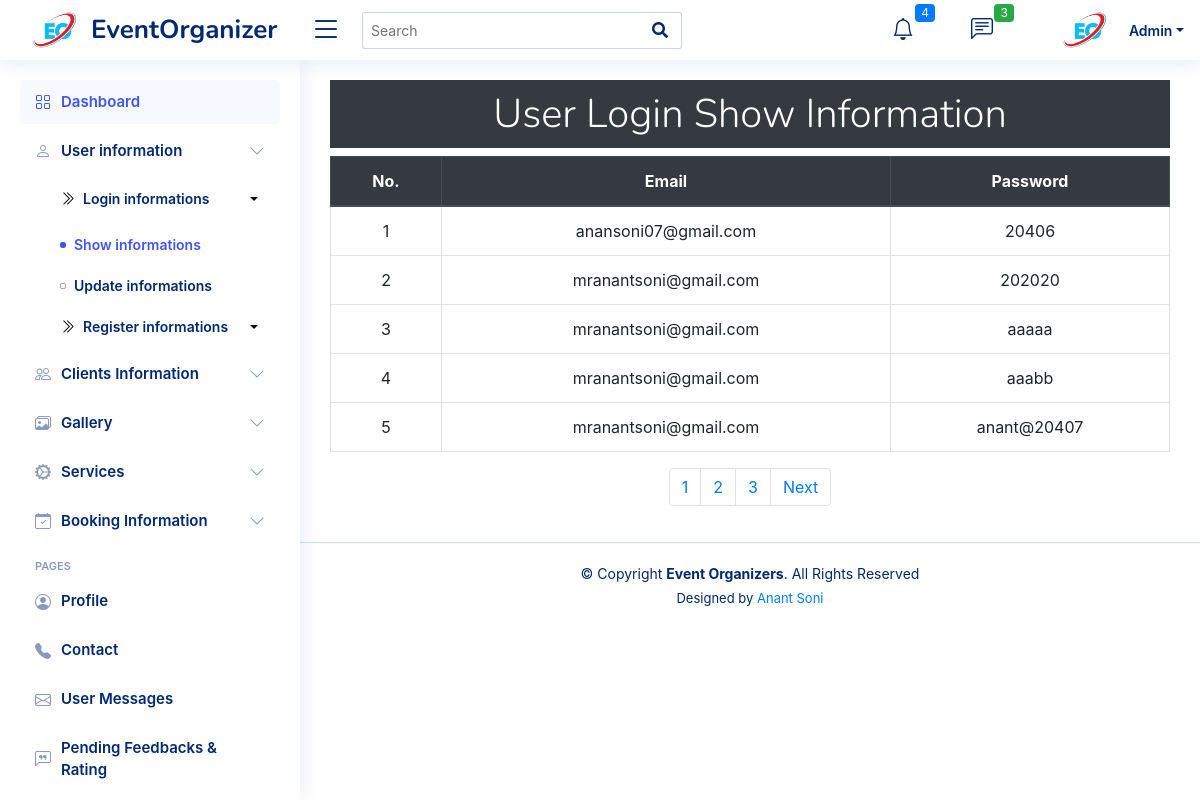
Page /Admin/user-login-show-info.php on the committed database.
### tables this page shows
CREATE TABLE `eu_login` (
  `u_id` int(11) NOT NULL,
  `u_email` varchar(30) NOT NULL,
  `u_password` varchar(30) NOT NULL
);

### Admin/user-login-show-info.php (the view, shortened to what this page needs)
<!DOCTYPE html>
<html lang="en">
<head>
  <link href="assets/vendor/bootstrap/css/bootstrap.min.css" rel="stylesheet">
  <link href="assets/vendor/bootstrap-icons/bootstrap-icons.css" rel="stylesheet">
  <link href="assets/vendor/boxicons/css/boxicons.min.css" rel="stylesheet">
  <link href="assets/vendor/quill/quill.snow.css" rel="stylesheet">
  <link href="assets/vendor/quill/quill.bubble.css" rel="stylesheet">
  <link href="assets/vendor/remixicon/remixicon.css" rel="stylesheet">
  <link href="assets/vendor/simple-datatables/style.css" rel="stylesheet">
  <link href="assets/css/style.css" rel="stylesheet">
    <link href="https://stackpath.bootstrapcdn.com/bootstrap/4.5.2/css/bootstrap.min.css" rel="stylesheet">
    <link rel="stylesheet" href="https://cdnjs.cloudflare.com/ajax/libs/font-awesome/5.15.3/css/all.min.css">
</head>
<body>
<header id="header" class="header fixed-top d-flex align-items-center">
  <div class="d-flex align-items-center justify-content-between">
    <a href="index.php" class="logo d-flex align-items-center">
      <img src="../images/eoc.png" alt="" style="max-height: 70px; margin-right: 1px;">
      <span class="d-none d-lg-block">EventOrganizer</span>
    </a>
    <i class="bi bi-list toggle-sidebar-btn"></i>
  </div>
  <div class="search-bar">
    <form class="search-form d-flex align-items-center" method="POST" action="#" id="searchForm">
      <input type="text" name="query" id="searchInput" placeholder="Search" title="Enter search keyword">
      <button type="submit" title="Search"><i class="fa fa-search"></i></button>
    </form>
  </div>
  <nav class="header-nav ms-auto">
    <ul class="d-flex align-items-center">
      <li class="nav-item dropdown">
        <a class="nav-link nav-icon" href="#" data-bs-toggle="dropdown">
          <i class="bi bi-bell"></i>
          <span class="badge bg-primary badge-number">4</span>
        </a>
      </li>
      <li class="nav-item dropdown">
        <a class="nav-link nav-icon" href="#" data-bs-toggle="dropdown">
          <i class="bi bi-chat-left-text"></i>
          <span class="badge bg-success badge-number">3</span>
        </a>
      </li>
      <li class="nav-item dropdown pe-3">
        <a class="nav-link nav-profile d-flex align-items-center pe-0" href="#" data-bs-toggle="dropdown">
          <img src="../images/eoc.png" alt="Profile" style="max-height: 70px; margin-right: 1px;" class="rounded-circle">
          <span class="d-none d-md-block dropdown-toggle ps-2">Admin</span>
        </a>
      </li>
    </ul>
  </nav>
</header>
  <aside id="sidebar" class="sidebar">
    <ul class="sidebar-nav" id="sidebar-nav">
      <li class="nav-item">
        <a class="nav-link " href="index.php">
          <i class="bi bi-grid"></i>
          <span>Dashboard</span>
        </a>
      </li>
     <ul class="nav flex-column">
            <li class="nav-item">
              <a class="nav-link collapsed" data-bs-toggle="collapse" href="#users-info" aria-expanded="false">
                  <i class="bi bi-person"></i><span>User information</span><i class="bi bi-chevron-down ms-auto"></i>
              </a>
              <ul id="users-info" class="nav-content collapse show" data-bs-parent=".sidebar-nav">
                <li>
                  <a class="nav-link collapsed" data-bs-toggle="collapse" href="#user-info-option1" aria-expanded="false">
                    <i class="bi bi-chevron-double-right" style="color:black; font-size: 15px;"></i><span>Login informations</span><i class="dropdown-toggle" style="color:black; padding-left: 40px; font-size: 15px;"></i>
                  </a>
                  <ul id="user-info-option1" class="nav-content collapse show">
                    <li>
                      <a href="user-login-show-info.php" class="active">
                        <i class="bi bi-circle"></i><span>Show informations</span>
                      </a>
                    </li>
                    <li>
                      <a href="user-login-update-info.php">
                        <i class="bi bi-circle"></i><span>Update informations</span>
                      </a>
                    </li>
                  </ul>
                </li>
                <li>
                  <a class="nav-link collapsed" data-bs-toggle="collapse" href="#user-info-option2" aria-expanded="false">
                    <i class="bi bi-chevron-double-right" style="color:black; font-size: 15px;"></i><span>Register informations</span><i class="dropdown-toggle" style="color:black; padding-left: 22px; font-size: 15px;"></i>
                  </a>
                </li>
              </ul>
            </li>
<li class="nav-item">
  <a class="nav-link collapsed" data-bs-toggle="collapse" href="#forms-nav">
  <i class="bi bi-people"></i><span>Clients Information</span><i class="bi bi-chevron-down ms-auto"></i>
</a>
</li>
      <li class="nav-item">
        <a class="nav-link collapsed" data-bs-target="#tables-nav" data-bs-toggle="collapse" href="#">
    <i class="bi bi-images"></i><span>Gallery</span><i class="bi bi-chevron-down ms-auto"></i>
</a>
      </li>
      <li class="nav-item">
        <a class="nav-link collapsed" data-bs-target="#charts-nav" data-bs-toggle="collapse" href="#">
  <i class="bi bi-gear-wide-connected"></i><span>Services</span><i class="bi bi-chevron-down ms-auto"></i>
</a>
      </li>
      <li class="nav-item">
  <a class="nav-link collapsed" data-bs-toggle="collapse" href="#booking-info-nav">
    <i class="bi bi-calendar-check"></i><span>Booking Information</span><i class="bi bi-chevron-down ms-auto"></i>
  </a>
</li>
         <li class="nav-heading">Pages</li>
      <li class="nav-item">
        <a class="nav-link collapsed" href="admin-profile.php">
  <i class="bi bi-person-circle"></i>
  <span>Profile</span>
</a>
      </li>
      <li class="nav-item">
        <a class="nav-link collapsed" href="admin-contact.php">
  <i class="bi bi-telephone-fill"></i>
  <span>Contact</span>
</a>
      </li>
      <li class="nav-item">
        <a class="nav-link collapsed" href="user-msg-info.php">
          <i class="bi bi-envelope"></i>
          <span>User Messages</span>
        </a>
      </li>
      <li class="nav-item">
        <a class="nav-link collapsed" href="pending_fdbk_and_rtng.php">
          <i class="bi bi-chat-left-quote"></i>
          <span>Pending Feedbacks & Rating</span>
        </a>
      </li>
    </ul>
  </aside>
  <main id="main" class="main">
<h1 class="display-6 custom-heading"> User Login Show Information </h1>
    <link href="https://stackpath.bootstrapcdn.com/bootstrap/4.5.2/css/bootstrap.min.css" rel="stylesheet">
      <?php
require "connection.php";
$page = isset($_GET['page']) ? $_GET['page'] : 1;
$records_per_page = 5;
$offset = ($page - 1) * $records_per_page;
$sql = "SELECT u_id, u_email, u_password FROM eu_login LIMIT $offset, $records_per_page";
$result = $conn->query($sql);
if ($result->num_rows > 0) {
    echo '<div class="table-responsive">';
    echo '<table class="table table-bordered">';
    echo '<thead class="thead-dark"><tr><th style="text-align: center;">No.</th><th style="text-align: center;">Email</th><th style="text-align: center;">Password</th></tr></thead>';
    echo '<tbody>';
    $loopNumber = 1 + ($page - 1) * $records_per_page;
    while ($row = $result->fetch_assoc()) {
        echo "<tr><td style='text-align: center;'>" . $loopNumber . "</td><td style='text-align: center;'>" . $row["u_email"] . "</td><td style='text-align: center;'>" . $row["u_password"] . "</td>";
        $loopNumber++;
    }
    echo '</tbody>';
    echo '</table>';
    echo '</div>';
    $sql = "SELECT COUNT(*) AS total FROM eu_login";
    $result = $conn->query($sql);
    $row = $result->fetch_assoc();
    $total_pages = ceil($row["total"] / $records_per_page);
    echo '<nav aria-label="Page navigation example">';
    echo '<ul class="pagination justify-content-center">';
    for ($i = 1; $i <= $total_pages; $i++) {
        echo '<li class="page-item"><a class="page-link" href="?page=' . $i . '">' . $i . '</a></li>';
    }
    if ($page < $total_pages) {
        echo '<li class="page-item"><a class="page-link" href="?page=' . ($page + 1) . '">Next</a></li>';
    }
    echo '</ul>';
    echo '</nav>';
} else {
    echo "0 results";
}
?>
</main>
  <footer id="footer" class="footer">
    <div class="copyright">
      &copy; Copyright <strong><span>Event Organizers</span></strong>. All Rights Reserved
    </div>
    <div class="credits">
      Designed by <a href="https://bootstrapmade.com/">Anant Soni</a>
    </div>
  </footer>
</body>
</html>

### Admin/assets/css/style.css (style rules this page uses)
:root { scroll-behavior: smooth; }
body { font-family: "Open Sans", sans-serif; background: #f6f9ff; color: #444444; }
a { color: #4154f1; text-decoration: none; }
h1, h2, h3, h4, h5, h6 { font-family: "Nunito", sans-serif; }
#main { margin-top: 60px; padding: 20px 30px; transition: all 0.3s; }
.logo { line-height: 1; }
@media (min-width: 1200px) { .logo { width: 280px; } }
.logo img { max-height: 26px; margin-right: 6px; }
.logo span { font-size: 26px; font-weight: 700; color: #012970; font-family: "Nunito", sans-serif; }
.header { transition: all 0.5s; z-index: 997; height: 60px; box-shadow: 0px 2px 20px rgba(1, 41, 112, 0.1); background-color: #fff; padding-left: 20px; }
.header .toggle-sidebar-btn { font-size: 32px; padding-left: 10px; cursor: pointer; color: #012970; }
.header .search-bar { min-width: 360px; padding: 0 20px; }
.header .search-form { width: 100%; }
.header .search-form input { border: 0; font-size: 14px; color: #012970; border: 1px solid rgba(1, 41, 112, 0.2); padding: 7px 38px 7px 8px; border-radius: 3px; transition: 0.3s; width: 100%; }
.header .search-form button { border: 0; padding: 0; margin-left: -30px; background: none; }
.header .search-form button i { color: #012970; }
.header-nav ul { list-style: none; }
.header-nav>ul { margin: 0; padding: 0; }
.header-nav .nav-icon { font-size: 22px; color: #012970; margin-right: 25px; position: relative; }
.header-nav .nav-profile { color: #012970; }
.header-nav .nav-profile img { max-height: 36px; }
.header-nav .nav-profile span { font-size: 14px; font-weight: 600; }
.header-nav .badge-number { position: absolute; inset: -2px -5px auto auto; font-weight: normal; font-size: 12px; padding: 3px 6px; }
.sidebar { position: fixed; top: 60px; left: 0; bottom: 0; width: 300px; z-index: 996; transition: all 0.3s; padding: 20px; overflow-y: auto; scrollbar-width: thin; scrollbar-color: #aab7cf transparent; box-shadow: 0px 0px 20px rgba(1, 41, 112, 0.1); background-color: #fff; }
@media (min-width: 1200px) { #main, #footer { margin-left: 300px; } }
.sidebar-nav { padding: 0; margin: 0; list-style: none; }
.sidebar-nav li { padding: 0; margin: 0; list-style: none; }
.sidebar-nav .nav-item { margin-bottom: 5px; }
.sidebar-nav .nav-heading { font-size: 11px; text-transform: uppercase; color: #899bbd; font-weight: 600; margin: 10px 0 5px 15px; }
.sidebar-nav .nav-link { display: flex; align-items: center; font-size: 15px; font-weight: 600; color: #4154f1; transition: 0.3; background: #f6f9ff; padding: 10px 15px; border-radius: 4px; }
.sidebar-nav .nav-link i { font-size: 16px; margin-right: 10px; color: #4154f1; }
.sidebar-nav .nav-link.collapsed { color: #012970; background: #fff; }
.sidebar-nav .nav-link.collapsed i { color: #899bbd; }
.sidebar-nav .nav-link .bi-chevron-down { margin-right: 0; transition: transform 0.2s ease-in-out; }
.sidebar-nav .nav-content { padding: 5px 0 0 0; margin: 0; list-style: none; }
.sidebar-nav .nav-content a { display: flex; align-items: center; font-size: 14px; font-weight: 600; color: #012970; transition: 0.3; padding: 10px 0 10px 40px; transition: 0.3s; }
.sidebar-nav .nav-content a i { font-size: 6px; margin-right: 8px; line-height: 0; border-radius: 50%; }
.sidebar-nav .nav-content a:hover, .sidebar-nav .nav-content a.active { color: #4154f1; }
.sidebar-nav .nav-content a.active i { background-color: #4154f1; }
.footer { padding: 20px 0; font-size: 14px; transition: all 0.3s; border-top: 1px solid #cddfff; }
.footer .copyright { text-align: center; color: #012970; }
.footer .credits { padding-top: 5px; text-align: center; font-size: 13px; color: #012970; }

### Admin/user-login-show-info.php (style rules this page uses)
.custom-heading { background-color: #343a40; color: white; padding: 10px; text-align: center; }
.table-responsive { overflow-x: auto; }

### rows in the picture
eu_login: u_email "anansoni07@gmail.com", u_password "20406"
eu_login: u_email "mranantsoni@gmail.com", u_password "202020"
eu_login: u_email "mranantsoni@gmail.com", u_password "aaaaa"
eu_login: u_email "mranantsoni@gmail.com", u_password "aaabb"
eu_login: u_email "mranantsoni@gmail.com", u_password "anant@20407"
